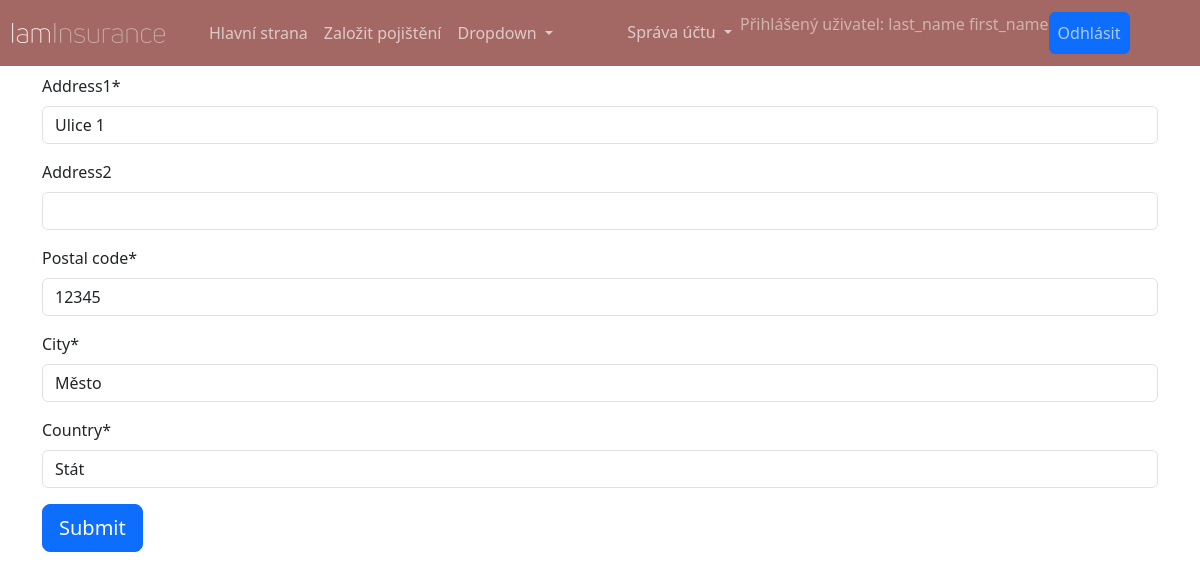
/muj-ucet/zmena-udaju/ (signed in), run on an earlier commit of the app's database.
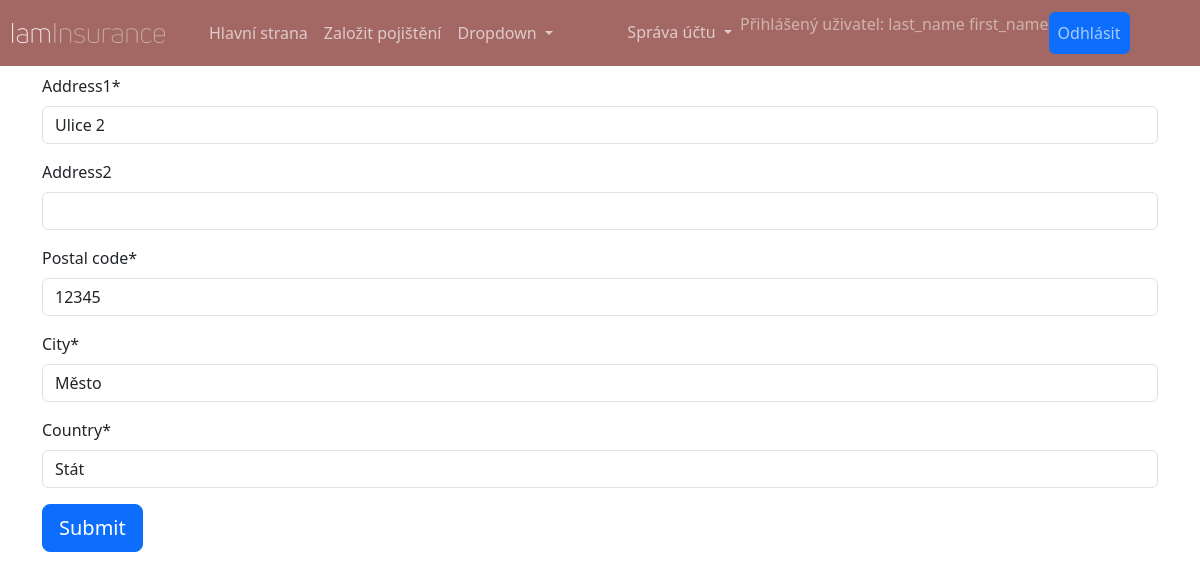
And on a later commit of the database.
### insurance_app/models.py (models this page shows, shortened)
class Person(AbstractBaseUser, PermissionsMixin):
    USERNAME_FIELD = "email"
    REQUIRED_FIELDS = ["first_name", "last_name", "date_of_birth"]
    objects = PersonManager()
    first_name = models.CharField(max_length=150)
    last_name = models.CharField(max_length=150)
    email = models.EmailField(unique=True)
    phone = modelfields.PhoneNumberField(region="CZ", null=True)
    address1 = models.CharField(max_length=150, default="")
    address2 = models.CharField(max_length=150, blank=True, default="")
    postal_code = models.CharField(max_length=12, default="")
    city = models.CharField(max_length=150, default="")
    country = models.CharField(max_length=150, default="")
    date_of_birth = models.DateField()
    is_staff = models.BooleanField(default=False)
    is_superuser = models.BooleanField(default=False)
    slug = models.SlugField(unique=True, null=False)
    def __str__(self):
        return f"{self.last_name} {self.first_name}"

### client_account/views.py (the view, shortened to what this page needs)
# urls.py: path("zmena-udaju/", views.UpdateUserView.as_view(), name="person-update"),
class UpdateUserView(generic.UpdateView):
    form_class = forms.UpdateUserForm
    template_name = template.FORM
    model = form_class.Meta.model
    def get(self, request: HttpRequest, *args, **kwargs):
        form = self.form_class(instance=self.model.objects.get(pk=request.user.pk))
        return render(request, self.template_name, {"form": form})

### client_account/forms.py
class UpdateUserForm(forms.ModelForm):
    class Meta:
        model = models.Person
        fields = ["phone", "address1", "address2", "postal_code", "city", "country"]

### insurance_app/templates/insurance_app/dummy_form_template.html (shortened to what this page needs)
{% extends "main.html" %}
{% load crispy_forms_tags %}
{% block content %}
    <form method="post">
        {{ form|crispy }}
        <button type="submit" class="btn btn-lg btn-primary btn-block">Submit</button>
    </form>
{% endblock %}

### insurance_app/templates/main.html (shortened to what this page needs)
<!DOCTYPE html>
<html lang="cs" >
<head>
    {% load static %}
    <link rel="stylesheet" href="{% static 'css/style.css' %}" type="text/css" />
    <link rel="stylesheet" href="{% static 'css/bootstrap.min.css' %}" type = "text/css" />
</head>
<body>
    <header>
        <nav class="navbar navbar-expand-lg bg-body-tertiary">
            <div class="container-fluid">
                <a class="navbar-brand" href="{% url 'home' %}">
                    <img src="{% static 'images/iaminsurance-logo.webp' %}" class="img-brand" alt="iaminsurance">
                </a>
                <div class="collapse navbar-collapse" id="navbarSupportedContent">
                    <ul class="navbar-nav me-auto mb-2 mb-lg-0">
                        <li class="nav-item">
                            <a class="nav-link" aria-current="page" href="{% url 'home' %}">Hlavní strana</a>
                        </li>
                        <li class="nav-item">
                            <a class="nav-link" href="{% if user.is_authenticated %}{% url 'register-contract' %}{% else %}{% url 'register' %}{% endif %}">Založit pojištění</a>
                        </li>
                        <li class="nav-item dropdown">
                            <a class="nav-link dropdown-toggle" href="#" role="button" data-bs-toggle="dropdown"
                               aria-expanded="false">
                                Dropdown
                            </a>
                        </li>
                    </ul>
                    <ul class="navbar-nav me-auto mb-2 mb-lg-0">
                        {% if user.is_authenticated %}
                        <li class="nav-item dropdown">
                            <a class="nav-link dropdown-toggle" href="#" role="button" data-bs-toggle="dropdown"
                               aria-expanded="false">
                                Správa účtu
                            </a>
                        </li>
                        <li class="nav-item"><span class="h-100 text-center text-secondary">Přihlášený uživatel: {{ user }}</span></li>
                        <li class="nav-item"><a class="nav-link btn btn-primary" href="{% url 'logout' %}?next={{ request.path|escape }}">Odhlásit</a></li>
                        {% else %}<li class="nav-item"><a class="btn btn-primary" href="{% url 'login' %}">Login</a></li>
                        {% endif %}
                    </ul>
                </div>
            </div>
        </nav>
    </header>
    <article class="container">
    {% block content %}
    {% endblock %}
    </article>
</body>
</html>

What changed in the data, as far as the page shows it:
changed Person "last_name first_name": address1 "Ulice 1" → "Ulice 2"
